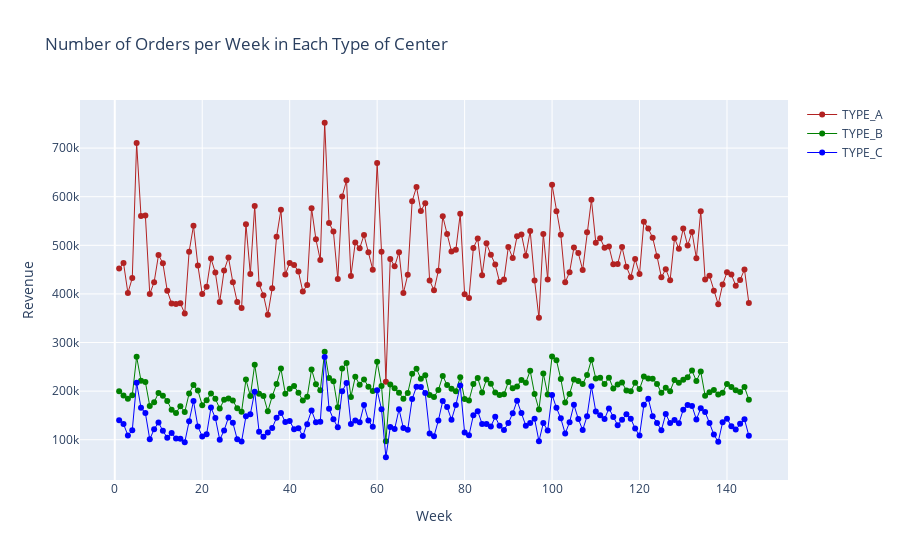

The notebook cell saved with this chart:
### Code cell
#weekly sales at centers of different types
grouped_df=df.groupby(['center_type','week'],as_index=False) #group num_orders by centre_type and week
center_type_orders=grouped_df['num_orders'].sum() #calculate sum of orders in the grouping
center_type_orders

#plot the total orders per week
a,b,c=[],[],[]
for index, row in center_type_orders.iterrows():
    if row['center_type']=='TYPE_A':
        a.append(row['num_orders'])
    elif row['center_type']=='TYPE_B':
        b.append(row['num_orders'])
    else: #row['center_type']=='TYPE_C':
        c.append(row['num_orders'])
x=list(i for i in range(1,146))
center_type_orders=pd.DataFrame(list(zip(x,a,b,c)),columns=['week','TYPE_A','TYPE_B','TYPE_C'])
fig=go.Figure()
fig.add_trace(go.Scatter(x=center_type_orders.week,y=center_type_orders.TYPE_A,mode='lines+markers',name='TYPE_A',line=dict(color='firebrick',width=1)))
fig.add_trace(go.Scatter(x=center_type_orders.week,y=center_type_orders.TYPE_B,mode='lines+markers',name='TYPE_B',line=dict(color='green',width=1)))
fig.add_trace(go.Scatter(x=center_type_orders.week,y=center_type_orders.TYPE_C,mode='lines+markers',name='TYPE_C',line=dict(color='blue',width=1)))
fig.update_layout(title='Number of Orders per Week in Each Type of Center',xaxis_title='Week',yaxis_title='Revenue')

### Figure 1 — Plotly figure (JSON) as saved in the notebook; plotly's stock layout.template omitted (floating-point values rounded to 4 significant figures; data arrays with more than 128 entries replaced by an {"elided": "..."} marker saying what was removed)
{"data": [{"line": {"color": "firebrick", "width": 1}, "mode": "lines+markers", "name": "TYPE_A", "type": "scatter", "x": {"elided": "145 int values"}, "y": {"elided": "145 int values"}}, {"line": {"color": "green", "width": 1}, "mode": "lines+markers", "name": "TYPE_B", "type": "scatter", "x": {"elided": "145 int values"}, "y": {"elided": "145 int values"}}, {"line": {"color": "blue", "width": 1}, "mode": "lines+markers", "name": "TYPE_C", "type": "scatter", "x": {"elided": "145 int values"}, "y": {"elided": "145 int values"}}], "layout": {"title": {"text": "Number of Orders per Week in Each Type of Center"}, "xaxis": {"title": {"text": "Week"}}, "yaxis": {"title": {"text": "Revenue"}}}}
